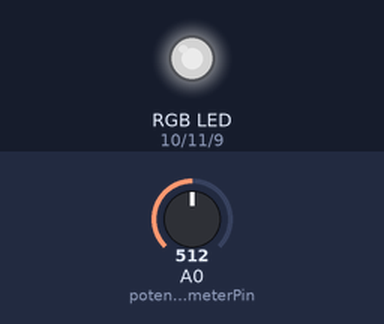
Recording of a sketch running on a simulated Arduino Uno, built with avr-gcc and run on an emulated ATmega328P. Parts: an RGB LED mixed from three pins (HIGH = lit). Inputs (shaded band) come from the test bench; at power-on: A0 (potentiometerPin) = 512. Dim RGB values are drawn brighter than linear.

Above: at 1.2 s.
1.3 s: A0 (potentiometerPin) set to 716
At 2.5 s:
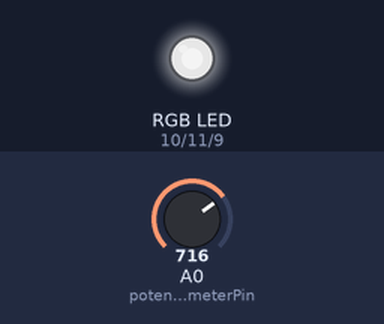
2.8 s: A0 (potentiometerPin) set to 900
At 3.9 s:
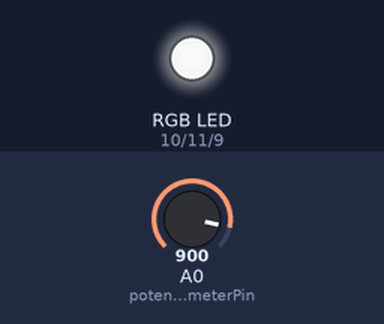
4.3 s: A0 (potentiometerPin) set to 122
At 5.2 s:
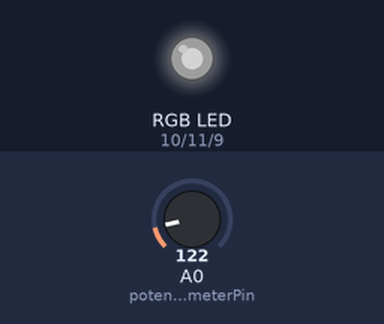
5.8 s: A0 (potentiometerPin) set to 0
At 6.5 s:
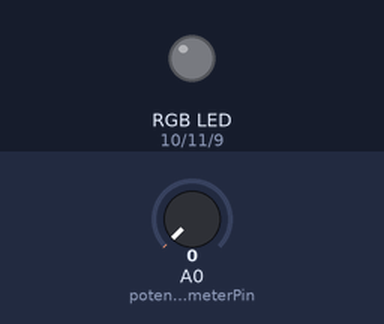
7.3 s: A0 (potentiometerPin) set to 511
At 7.8 s:
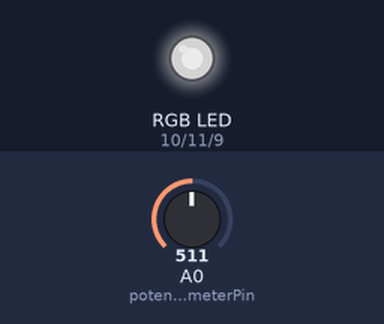
Timing chart, 0 to 9.8 s (numbered marks = the images above; inputs shaded):
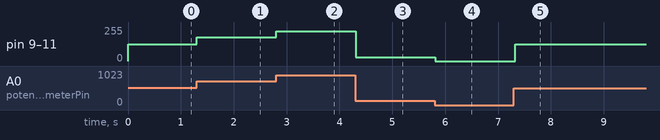

Measured:
- after the input at 1.3 s, pin 9 (bluePin), pin 10 (redPin), pin 11 (greenPin): 127/255 → 178/255 at once
- after the input at 2.8 s, pin 9 (bluePin), pin 10 (redPin), pin 11 (greenPin): 178/255 → 224/255 at once
- after the input at 4.3 s, pin 9 (bluePin), pin 10 (redPin), pin 11 (greenPin): 224/255 → 30/255 at once
- after the input at 5.8 s, pin 9 (bluePin), pin 10 (redPin), pin 11 (greenPin): 30/255 → 0/255 at once
- after the input at 7.3 s, pin 9 (bluePin), pin 10 (redPin), pin 11 (greenPin): 0/255 → 127/255 at once

The sketch:

RGB_Map.ino
```cpp
// Pin definitions
const int bluePin = 9;    // PWM pin for blue
const int redPin = 10;    // PWM pin for red
const int greenPin = 11;  // PWM pin for green
const int potentiometerPin = A0;  // Analog input pin for potentiometer

void setup() {
  // Set the RGB pins as outputs
  pinMode(bluePin, OUTPUT);
  pinMode(redPin, OUTPUT);
  pinMode(greenPin, OUTPUT);
}

void loop() {
  // Read the potentiometer value
  int potValue = analogRead(potentiometerPin);

  // Map the potentiometer value to the RGB color range
  int red = map(potValue, 0, 1023, 0, 255);
  int green = map(potValue, 0, 1023, 0, 255);
  int blue = map(potValue, 0, 1023, 0, 255);

  // Set the RGB color
  setColor(red, green, blue);

  // Delay for a short duration
  delay(100);
}

// Function to set the RGB color
void setColor(int red, int green, int blue) {
  analogWrite(redPin, red);
  analogWrite(greenPin, green);
  analogWrite(bluePin, blue);
}
```
